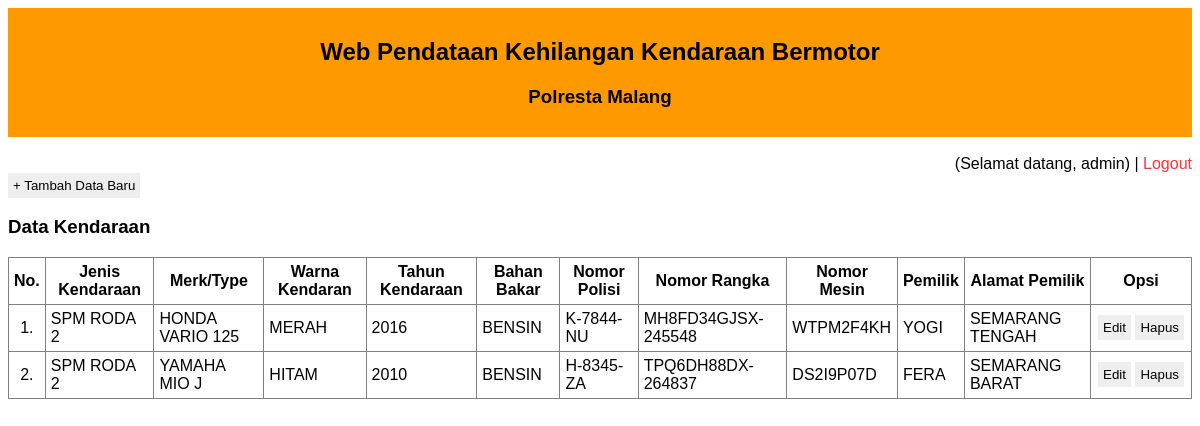
The app's page /index.php (signed in) with its own data.
### tables this page shows
CREATE TABLE `kendaraan` (
  `id` int(8) NOT NULL,
  `jenis` varchar(50) NOT NULL,
  `merk` varchar(80) NOT NULL,
  `warna` varchar(50) NOT NULL,
  `tahun` varchar(4) NOT NULL,
  `bbm` varchar(80) NOT NULL,
  `nopol` varchar(80) NOT NULL,
  `norangka` varchar(80) NOT NULL,
  `nomesin` varchar(80) NOT NULL,
  `pemilik` varchar(80) NOT NULL,
  `alamat` text NOT NULL
);

### index.php (the view, shortened to what this page needs)
<?php
include "+koneksi.php";
?>
<!DOCTYPE html>
<html>
<head>
	<link rel="stylesheet" type="text/css" href="style.css">
</head>
<body>
	<div class="judul">
		<h2>Web Pendataan Kehilangan Kendaraan Bermotor</h2>
		<h3>Polresta Malang</h3>
	</div>
	<br />
	<div align="right">
		(Selamat datang, <?=$_SESSION['username']?>) |
		<a href="logout.php">
			<span style="color:#ff3333">Logout</span>
		</a>
	</div>
	<div align="left">
		<a href="form_tambah.php">
			<button>+ Tambah Data Baru</button>
		</a>
	</div>
	<h3>Data Kendaraan</h3>
	<div style="overflow: auto;">
		<table border="1" class="table">
			<tr>
				<th>No.</th>
				<th>Jenis Kendaraan</th>
				<th>Merk/Type</th>
				<th>Warna Kendaran</th>
				<th>Tahun Kendaraan</th>
				<th>Bahan Bakar</th>
				<th>Nomor Polisi</th>
				<th>Nomor Rangka</th>
				<th>Nomor Mesin</th>
				<th>Pemilik</th>
				<th>Alamat Pemilik</th>
				<th>Opsi</th>
			</tr>
			<?php
			$query = $con->query("SELECT * FROM kendaraan");
			$nomor = 1;
			while($data = $query->fetch(PDO::FETCH_ASSOC)) { ?>
				<tr>
					<td align="center"><?php echo $nomor++; ?>.</td>
					<td><?php echo $data['jenis']; ?></td>
					<td><?php echo $data['merk']; ?></td>
					<td><?php echo $data['warna']; ?></td>
					<td><?php echo $data['tahun']; ?></td>
					<td><?php echo $data['bbm']; ?></td>
					<td><?php echo $data['nopol']; ?></td>
					<td><?php echo $data['norangka']; ?></td>
					<td><?php echo $data['nomesin']; ?></td>
					<td><?php echo $data['pemilik']; ?></td>
					<td><?php echo $data['alamat']; ?></td>
					<td width="90px" align="center">
						<a href="form_edit.php?id=<?php echo $data['id']; ?>"><button>Edit</button></a>
						<a href="proses_hapus.php?id=<?php echo $data['id']; ?>" onclick="return confirm('Yakin hapus data?')"><button>Hapus</button></a>
					</td>
				</tr>
			<?php
			} ?>
		</table>
	</div>
</body>
</html>

### style.css (style rules this page uses)
body { font-family: Calibri, 'Trebuchet MS', sans-serif; }
.judul { background: #ff9900; padding: 10px; text-align: center; }
a { text-decoration: none; }
button { background-color: #eeeeee; border: 0px; padding: 5px; }
.table { border-collapse: collapse; }
.table tr th, .table tr td { padding: 5px; }

### records on screen
kendaraan: jenis "SPM RODA 2", merk "HONDA VARIO 125", warna "MERAH", tahun "2016", bbm "BENSIN", nopol "K-7844-NU", norangka "MH8FD34GJSX-245548", nomesin "WTPM2F4KH", pemilik "YOGI", alamat "SEMARANG TENGAH"
kendaraan: jenis "SPM RODA 2", merk "YAMAHA MIO J", warna "HITAM", tahun "2010", bbm "BENSIN", nopol "H-8345-ZA", norangka "TPQ6DH88DX-264837", nomesin "DS2I9P07D", pemilik "FERA", alamat "SEMARANG BARAT"

### other values on screen
$_SESSION['username'] "admin"
